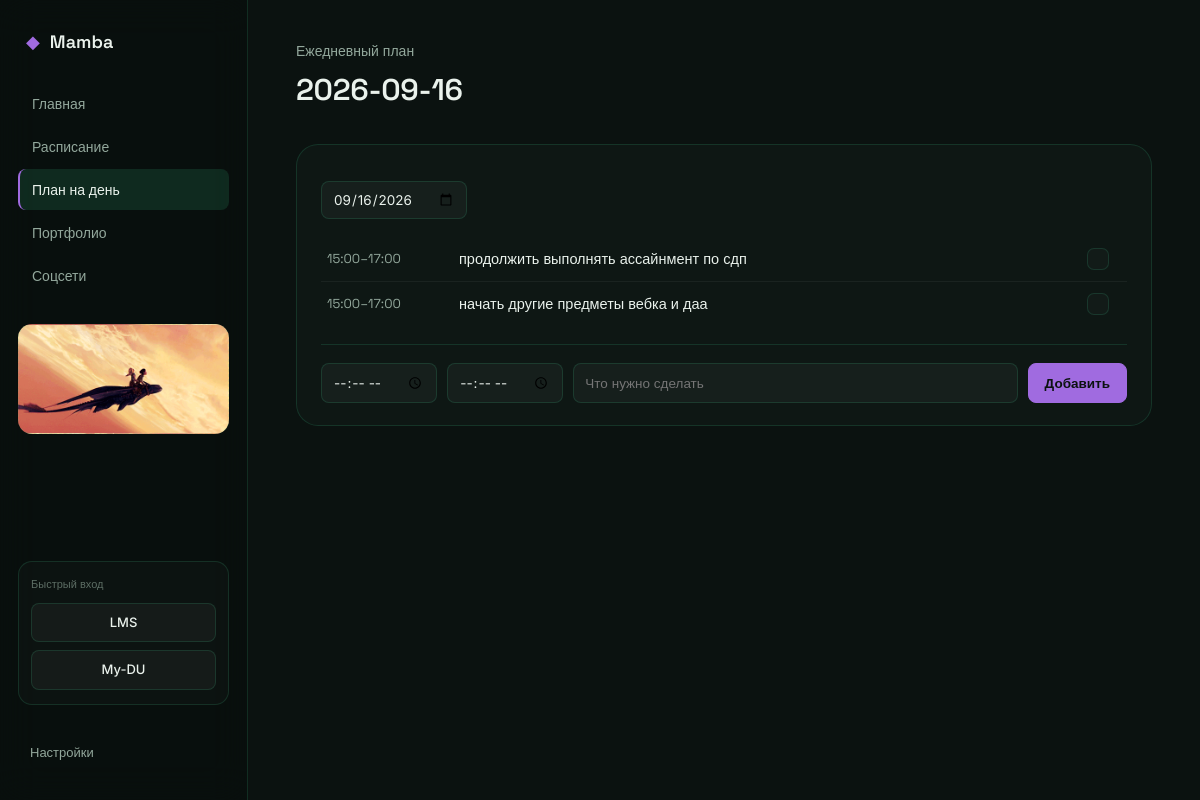
Screenshot of /planner with the database file from the repository.
### tables this page shows
CREATE TABLE settings (
            key TEXT PRIMARY KEY,
            value TEXT
        );

CREATE TABLE planner (
            id INTEGER PRIMARY KEY AUTOINCREMENT,
            date TEXT NOT NULL,                 -- YYYY-MM-DD
            time_start TEXT NOT NULL,
            time_end TEXT NOT NULL,
            description TEXT NOT NULL,
            done INTEGER DEFAULT 0,
            sort_order INTEGER DEFAULT 0
        );

### app.py (the view)
@app.route("/planner")
def page_planner():
    settings = get_all_settings()
    date = request.args.get("date") or datetime.now().strftime("%Y-%m-%d")
    db = get_db()
    plans = db.execute(
        "SELECT * FROM planner WHERE date = ? ORDER BY sort_order ASC, time_start ASC",
        (date,),
    ).fetchall()
    return render_template(
        "planner.html", settings=settings, plans=plans, date=date
    )

### app.py (called while the page is built)
def get_db():
    if "db" not in g:
        g.db = sqlite3.connect(DB_PATH)
        g.db.row_factory = sqlite3.Row
        g.db.execute("PRAGMA foreign_keys = ON")
    return g.db

def get_all_settings():
    db = get_db()
    rows = db.execute("SELECT key, value FROM settings").fetchall()
    settings = dict(DEFAULT_SETTINGS)
    for r in rows:
        settings[r["key"]] = r["value"]
    return settings

### templates/planner.html (shortened to what this page needs)
{% extends "base.html" %}
{% block content %}
<div class="page-head">
  <div class="eyebrow">Ежедневный план</div>
  <h1>{{ date }}</h1>
</div>
<div class="panel">
  <div class="form-row" style="margin-bottom:18px;">
    <input type="date" id="date-picker" value="{{ date }}" onchange="location.href='{{ url_for('page_planner') }}?date=' + this.value">
  </div>
  <div id="plan-list">
    {% for p in plans %}
    <div class="plan-row {{ 'is-done' if p.done }}" data-id="{{ p.id }}">
      <div class="plan-time">{{ p.time_start }}–{{ p.time_end }}</div>
      <div class="plan-desc">{{ p.description }}</div>
      <div style="display:flex; align-items:center; gap:8px;">
        <div class="checkbox {{ 'is-checked' if p.done }}" onclick="togglePlan({{ p.id }}, this)"></div>
      </div>
    </div>
    {% endfor %}
  </div>
  <div class="form-row" style="margin-top:18px; border-top:1px solid var(--panel-border); padding-top:18px;">
    <input type="time" id="p-start" required>
    <input type="time" id="p-end" required>
    <input type="text" id="p-desc" placeholder="Что нужно сделать" style="min-width:260px; flex:1;">
    <button class="btn btn-accent" onclick="addPlan()">Добавить</button>
  </div>
</div>
{% endblock %}

### templates/base.html (shortened to what this page needs)
<!DOCTYPE html>
<html lang="ru">
<head>
<link rel="stylesheet" href="{{ url_for('static', filename='css/style.css') }}">
</head>
<body>
<div class="bg-layer" id="bg-layer"
     data-type="{{ settings.background_type }}"
     data-value="{{ settings.background_value }}">
  {% if settings.background_type == 'video' and settings.background_value %}
  <video autoplay muted loop playsinline class="bg-media">
    <source src="{{ settings.background_value }}">
  </video>
  {% elif settings.background_type in ('image', 'gif') and settings.background_value %}
  <img class="bg-media" src="{{ settings.background_value }}" alt="">
  {% endif %}
  <div class="bg-tint"></div>
</div>
<div class="shell">
  <aside class="sidebar">
    <div class="brand">
      <span class="brand-mark">◆</span>
      <span class="brand-name">{{ settings.user_name }}</span>
    </div>
    <nav class="nav">
      <a href="{{ url_for('page_index') }}" class="nav-item {{ 'is-active' if request.path == '/' }}">
        <span>Главная</span>
      </a>
      <a href="{{ url_for('page_schedule') }}" class="nav-item {{ 'is-active' if request.path == '/schedule' }}">
        <span>Расписание</span>
      </a>
      <a href="{{ url_for('page_planner') }}" class="nav-item {{ 'is-active' if request.path == '/planner' }}">
        <span>План на день</span>
      </a>
      <a href="{{ url_for('page_portfolio') }}" class="nav-item {{ 'is-active' if request.path == '/portfolio' }}">
        <span>Портфолио</span>
      </a>
      <a href="{{ url_for('page_social') }}" class="nav-item {{ 'is-active' if request.path == '/social' }}">
        <span>Соцсети</span>
      </a>
    </nav>
    <div class="sidebar-media" onclick="document.getElementById('input-sidebar-media').click()"
         style="{{ ('background-image:url(' ~ settings.sidebar_media ~ ');') if settings.sidebar_media }}">
    </div>
    <div class="quick-links">
      <span class="quick-label">Быстрый вход</span>
      <a href="{{ settings.lms_link }}" target="_blank" rel="noopener" class="quick-btn">LMS</a>
      <a href="{{ settings.mydu_link }}" target="_blank" rel="noopener" class="quick-btn">My-DU</a>
    </div>
    <a href="{{ url_for('page_settings') }}" class="settings-link {{ 'is-active' if request.path == '/settings' }}">Настройки</a>
  </aside>
  <main class="content">
    {% block content %}{% endblock %}
  </main>
</div>
</body>
</html>

### rows the page displays
settings: user_name "Mamba"
settings: value (picture)
planner: time_start "15:00", time_end "17:00", description "продолжить выполнять ассайнмент по сдп", done 0 (drawn)
planner: time_start "15:00", time_end "17:00", description "начать другие предметы вебка и даа", done 0 (drawn)

### other values shown
{{ date }} "2026-09-16"
